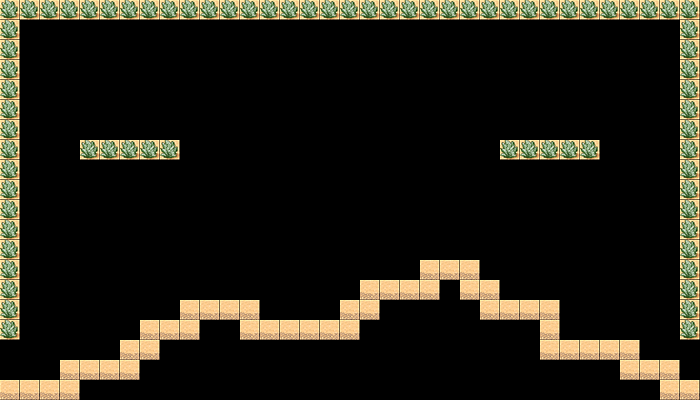

A 2D game scene composited from a Tiled map and its tileset images. What follows is a short description and the map's XML, with each tile layer's data collapsed to a summary:
An orthogonal 35x20 tile map with 20x20 px tiles, 1 tile layer (layer1).

<map version="1.0" orientation="orthogonal" width="35" height="20" tilewidth="20" tileheight="20">
 <tileset firstgid="1" name="des" tilewidth="20" tileheight="20" spacing="1" margin="1">
  <image source="des.png" width="168" height="126" />
   <tile id="6">
     <properties>
       <property name="material" value="1" />
     </properties>
   </tile>
 </tileset>
 <layer name="layer1" width="35" height="20">
  <data>[700 cells, 126 non-empty, 2 distinct tile ids]</data>
 </layer>
</map>